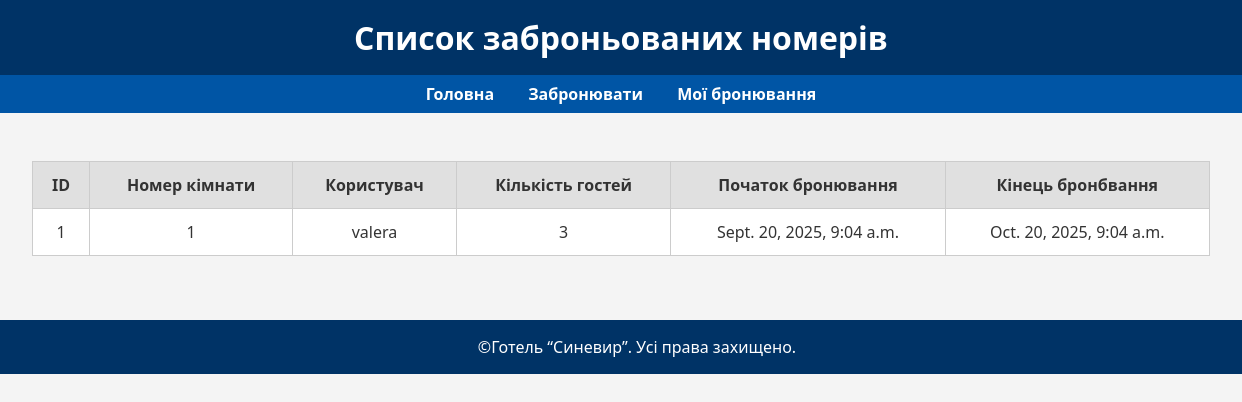
The app's page /booking_list_as_admin/, older data.
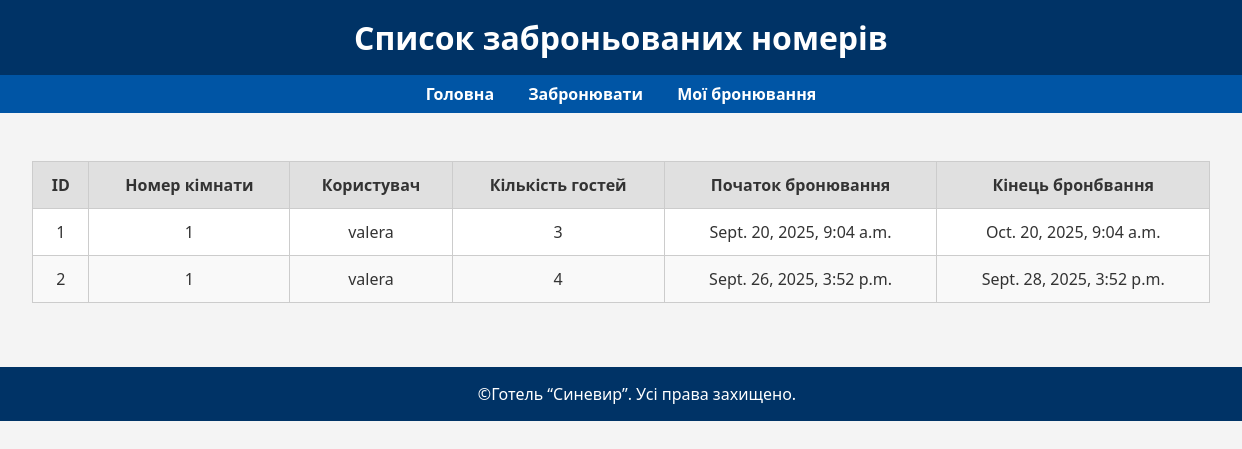
The same page, newer data.
### hotel_booking/models.py (models this page shows, shortened)
class Booking(models.Model):
    STATUS = [
        ("booked" ,"Заброньвано"),
        ("free" ,"Не заброньовано")
    ]
    user = models.ForeignKey(User,on_delete= models.CASCADE)
    room = models.ForeignKey(Room,on_delete= models.CASCADE)
    start_booking = models.DateTimeField()
    end_booking = models.DateTimeField()
    guests = models.PositiveIntegerField()
    status = models.CharField(max_length=10,choices=STATUS, default="booked")

class Room(models.Model):
    hotel = models.ForeignKey(Hotel,on_delete=models.CASCADE, related_name="room")
    room_number = models.CharField(max_length=20)
    room_type = models.CharField(max_length=100)
    beds = models.PositiveIntegerField()
    price_per_night = models.DecimalField(max_digits=8,decimal_places=2)
    avaible = models.BooleanField(default=True)

### hotel_booking/views.py (the view)
# urls.py: path('booking_list_as_admin/', views.booking_list_as_admin,name="booking_list_as_admin"),
def booking_list_as_admin(request):
    booking = Booking.objects.all()
    return render(request,"booking_list_as_admin.html",{"bookings":booking})

### templates/booking_list_as_admin.html (shortened to what this page needs)
<!DOCTYPE html>
<html lang="uk">
<head>
</head>
<body>
<header>
    <h1>Список заброньованих номерів</h1>
</header>
<nav>
    <a href="/">Головна</a>
    <a href="{%url 'booking_as_admin'%}">Забронювати</a>
    <a href="{%url 'my_booking_as_admin'%}">Мої бронювання</a>
</nav>
<main>
    {% if bookings %}
    <table>
        <thead>
            <tr>
                <th>ID</th>
                <th>Номер кімнати</th>
                <th>Користувач</th>
                <th>Кількість гостей</th>
                <th>Початок бронювання</th>
                <th>Кінець бронбвання</th>
            </tr>
        </thead>
        <tbody>
            {% for booking in bookings %}
            <tr>
                <td>{{ booking.id }}</td>
                <td>{{ booking.room.room_number }}</td>
                <td>{{ booking.user.username }}</td>
                <td>{{ booking.guests }}</td>
                <td>{{ booking.start_booking}}</td>
                <td>{{ booking.end_booking }}</td>
            </tr>
            {% endfor %}
        </tbody>
    </table>
    {% else %}
        <p>Немає активних бронювань.</p>
    {% endif %}
</main>
<footer>
    &copy;Готель “Синевир”. Усі права захищено.
</footer>
</body>
</html>

Row changes from the older to the newer data that the page shows:
added Booking: id "2", room.room_number "1", user.username "valera", guests "4", start_booking "Sept. 26, 2025, 3:52 p.m.", end_booking "Sept. 28, 2025, 3:52 p.m."
